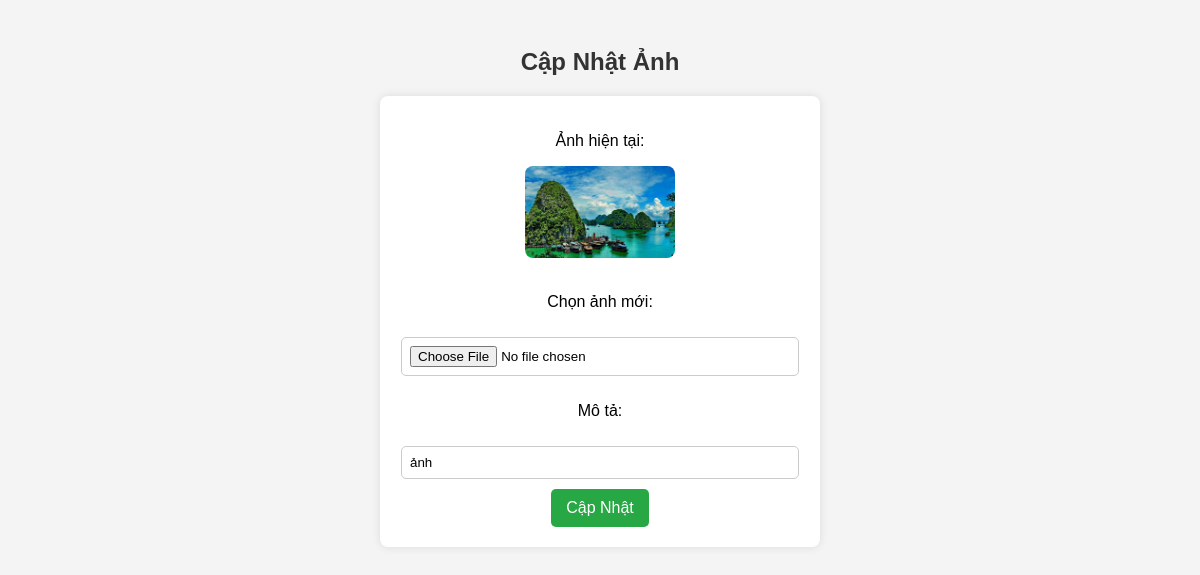
The app's page /logic/update_image.php?id=1 with its own data.
### tables this page shows
CREATE TABLE `images` (
  `id` int(11) NOT NULL,
  `image_path` varchar(255) NOT NULL,
  `description` varchar(255) DEFAULT NULL
);

### logic/update_image.php (the view, shortened to what this page needs)
<?php
include('../includes/db.php');
if (isset($_GET['id'])) {
    $id = $_GET['id'];
    $sql = "SELECT * FROM images WHERE id = $id";
    $result = mysqli_query($conn, $sql);
    $row = mysqli_fetch_assoc($result);
}
?>
<!DOCTYPE html>
<html lang="vi">
<head>
</head>
<body>
    <h2>Cập Nhật Ảnh</h2>
    <form action="update_image.php" method="POST" enctype="multipart/form-data">
        <p>Ảnh hiện tại:</p>
        <img src="<?php echo $row['image_path']; ?>" width="150">
        <p>Chọn ảnh mới:</p>
        <input type="file" name="fileToUpload">
        <p>Mô tả:</p>
        <input type="text" name="description" value="<?php echo $row['description']; ?>">
        <br>
        <button type="submit">Cập Nhật</button>
    </form>
</body>
</html>

### logic/update_image.php (style rules this page uses)
body { font-family: Arial, sans-serif; background-color: #f4f4f4; text-align: center; padding: 20px; }
h2 { color: #333; }
form { background: white; padding: 20px; border-radius: 8px; box-shadow: 0px 0px 10px rgba(0, 0, 0, 0.1); max-width: 400px; margin: auto; }
img { max-width: 100%; border-radius: 8px; margin-bottom: 15px; }
input[type="file"], input[type="text"] { width: calc(100% - 20px); padding: 8px; margin: 10px 0; border: 1px solid #ccc; border-radius: 5px; }
button { background: #28a745; color: white; padding: 10px 15px; border: none; border-radius: 5px; cursor: pointer; font-size: 16px; }

### records on screen
images: image_path (picture), description "ảnh"
